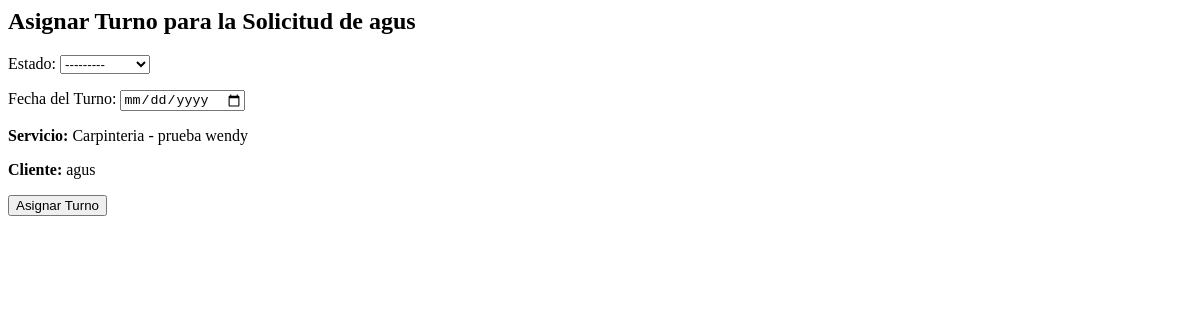
/turnos/solicitud/17/asignar-turno/, run on an earlier commit of the app's database.
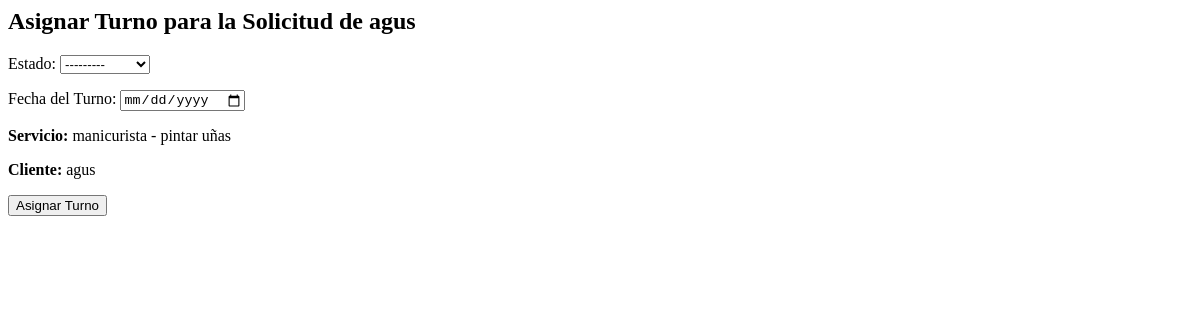
And on a later commit of the database.
### apps/solicitudes/models.py (models this page shows, shortened)
class Solicitud(models.Model):
    cliente = models.ForeignKey(Cliente, on_delete=models.CASCADE)
    servicio = models.ForeignKey(Servicio, on_delete=models.CASCADE)
    fecha_solicitud = models.DateField(auto_now_add=True)
    fecha_servicio = models.DateField()
    estado = models.CharField(max_length=10, default='Pendiente')

### apps/servicios/models.py (models this page shows)
class Servicio(models.Model):
    nombre_servicio = models.CharField(max_length=100)
    descripcion = models.TextField()
    def __str__(self):
        return f"{self.nombre_servicio } - {self.descripcion}"

### apps/usuarios/models.py (models this page shows)
class Cliente(models.Model):
    usuario = models.OneToOneField(Usuario, on_delete=models.CASCADE)
    direccion = models.CharField(max_length=255)
    telefono = models.CharField(max_length=15)
    def __str__(self):
        return self.usuario.username

class Usuario(AbstractUser):
    ROLES = [
        ('Cliente', 'Cliente'),
        ('Profesional', 'Profesional')
    ]
    rol = models.CharField(max_length=20, choices=ROLES)

### apps/turnos/views.py (the view, shortened to what this page needs)
# urls.py: path('solicitud/<int:solicitud_id>/asignar-turno/', AsignarTurnoView.as_view(), name='asignar_turno'),
class AsignarTurnoView(FormView):
    template_name = 'asignar_turno.html'
    form_class = TurnoForm
    def get_context_data(self, **kwargs):
        context = super().get_context_data(**kwargs)
        solicitud_id = self.kwargs['solicitud_id']
        solicitud = get_object_or_404(Solicitud, id=solicitud_id)
        context['solicitud'] = solicitud
        return context

### apps/turnos/forms.py
class TurnoForm(forms.ModelForm):
    class Meta:
        model = Turno
        fields = ['estado', 'fecha_turno']
        labels = {
            'estado': 'Estado',
            'fecha_turno': 'Fecha del Turno'
        }
        widgets = {
            'fecha_turno': forms.DateInput(attrs={'type': 'date'})
        }

### apps/turnos/templates/asignar_turno.html (shortened to what this page needs)
<h2>Asignar Turno para la Solicitud de {{ solicitud.cliente }}</h2>
<form method="post">
    {{ form.as_p }}
    <p><strong>Servicio:</strong> {{ solicitud.servicio }}</p>
    <p><strong>Cliente:</strong> {{ solicitud.cliente }}</p>
    <button type="submit">Asignar Turno</button>
</form>

What changed in the data, as far as the page shows it:
changed Solicitud "agus": servicio "Carpinteria - prueba wendy" → "manicurista - pintar uñas"
